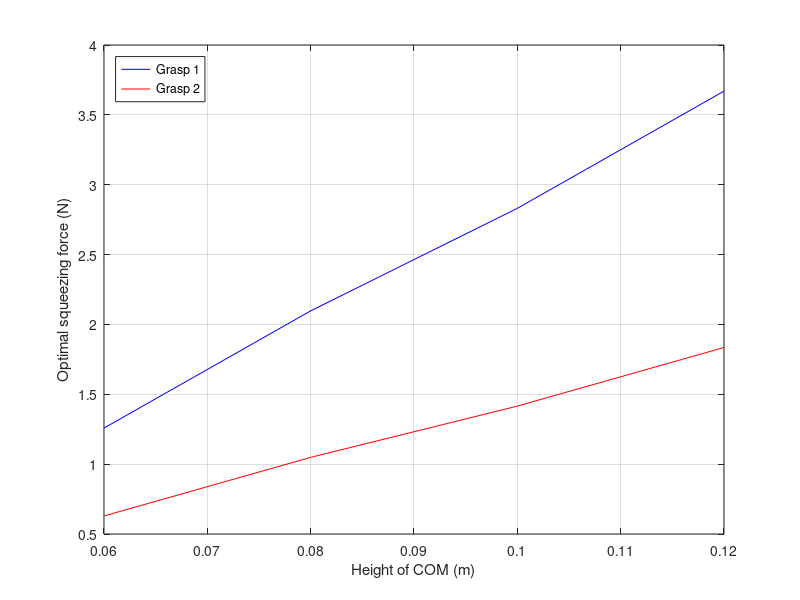
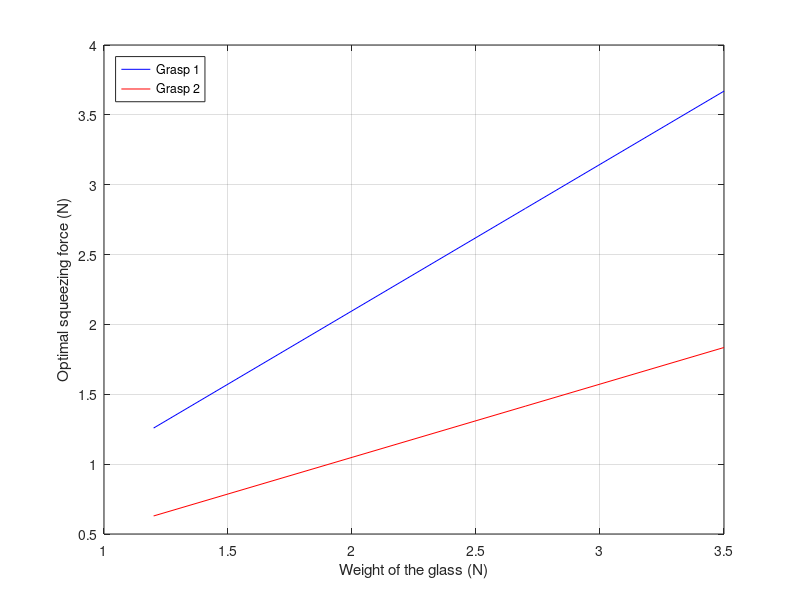

MATLAB code to generate these figures, in order:
clear all;
close all;
clc;

centroid = [0.12,0.1,0.08,0.06];
weights = [3.5,2.7,2,1.2];
F_Grasp_1 = [3.66985, 2.83103, 2.09706, 1.25823];
F_Grasp_2 = [1.83495, 1.4155, 1.04854, 0.629126];

% Plotting the centroid against the optimal force exerted by both the
% grasps.
figure;
plot(centroid, F_Grasp_1, 'b');
hold on;
plot(centroid, F_Grasp_2, 'r');
hold on;
xlabel('Height of COM (m)');
ylabel('Optimal squeezing force (N)');
hold off;
legend('Grasp 1', 'Grasp 2', 'location','northwest');
grid on;

% Plotting the weight of glass against the optimal force exerted by both
% the grasps.
figure;
plot(weights, F_Grasp_1, 'b');
hold on;
plot(weights, F_Grasp_2, 'r');
hold on;
xlabel('Weight of the glass (N)');
ylabel('Optimal squeezing force (N)');
hold off;
legend('Grasp 1', 'Grasp 2', 'location','northwest');
grid on;